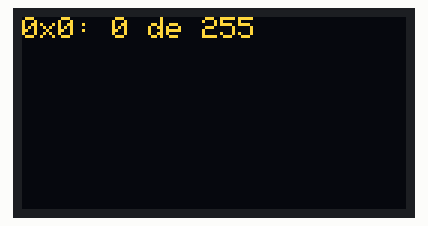
Recording of a sketch running on a simulated ESP32. On the bench: 128×64 one-colour display. The OLED is the two-colour kind (top 16 rows yellow).

Above: at 0.19 s.
At 3.57 s:
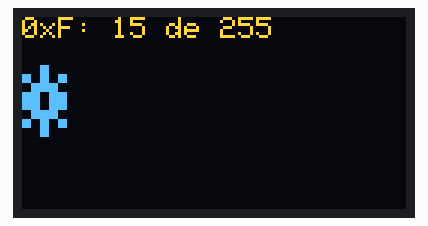
At 9.89 s:
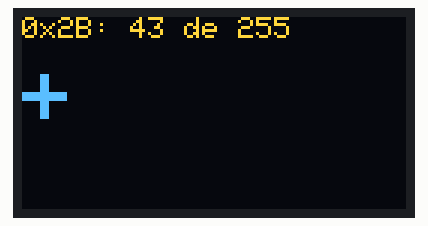
At 19.82 s:
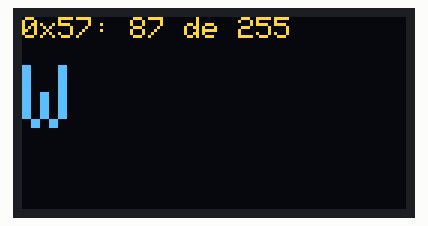
At 29.74 s:
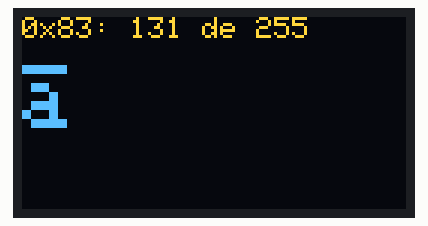
At 39.67 s:
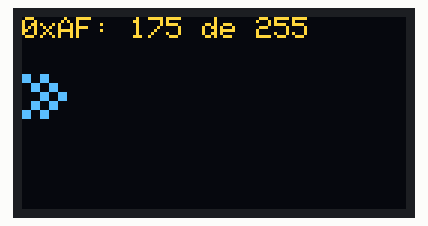

The sketch:

OLED_Code_Page_437_erronea.ino
```cpp
/******************************************************************************
                    Cotação do Dólar em Tempo Real com ESP32
  Sketch Auxiliar: Exemplo de Impressão de caracteres Code page 437 no display OLED

                          Criado em 03 de Junho de 2022
                                por Michel Galvão


  Blog Eletrogate - Veja este e outros projetos e tutoriais no blog Eletrogate
                            https://blog.eletrogate.com/

  Eletrogate - Loja de Arduino \\ Robótica \\ Automação \\ Apostilas \\ Kits
                            https://www.eletrogate.com/
******************************************************************************/

// Inclusão da(s) biblioteca(s)
#include <Wire.h>             // Biblioteca nativa do ESP32
#include <Adafruit_SSD1306.h> // Necessária Instalação

#define SCREEN_WIDTH 128 // Largura da tela OLED, em pixels
#define SCREEN_HEIGHT 64 // Altura da tela OLED, em pixels

#define OLED_RESET     -1 // Pino de Reset (ou -1 se compartilhar o pino de reset do Arduino)

#define SCREEN_ADDRESS 0x3C // Endereço I2C: 0x3D para 128x64 ou 0x3C para 128x32

Adafruit_SSD1306 display(SCREEN_WIDTH, SCREEN_HEIGHT, &Wire, OLED_RESET); // objeto para
//                                                              controle do display OLED.

void setup() {

  if (!display.begin(SSD1306_SWITCHCAPVCC, SCREEN_ADDRESS)) // Inicializa o display
  {
    Serial.println("Falha na alocação de SSD1306");
    for (;;); // Não prossiga, faça um loop para sempre
  }

  display.clearDisplay(); // Limpa a tela
  display.setTextColor(SSD1306_WHITE); // define a cor dos objetos
  //                                        (texto, linhas, círculos, etc.) do
  //                                        display para a cor branca equivalente
  //                                        do display (azul).
  display.display(); // Atualiza a tela

  display.cp437(false); // define se usa a versão corrigida de caracteres Code
  //                        Page 437 ou não. true para versão corrigida, false
  //                        para versão errônea.

  for (int c = 0; c <= 0xFF; c++) // Estrutura de repetição para mostrar todos
    //                                 os caracteres Code Page 437.
  {
    display.clearDisplay(); // Limpa a tela
    display.setCursor(0, 0); // configura o cursor para ir na coluna 0 e linha 0
    display.setTextSize(1); // multiplica a escala do texto por 1

    // escreve no display o endereço atual do caractere mostrado
    display.print("0x");
    display.print(c, HEX);
    display.print(": ");

    // escreve no display a quantidade de caracteres já mostrado e o total de
    //  caracteres.
    display.print(int(c));
    display.print(" de ");
    display.print(int(0xFF));

    display.setTextSize(3); // multiplica a escala do texto por 3
    display.setCursor(0, 16); // configura o cursor para ir na coluna 0 e linha 16
    display.write(char(c)); // escreve o caractere Code Page 437
    display.display(); // Atualiza a tela
    delay(200); // pausa de 200 milissegundos
  }

  display.clearDisplay(); // Limpa a tela
  display.setCursor(0, 16); // configura o cursor para ir na coluna 0 e linha 16
  display.setTextSize(3); // multiplica a escala do texto por 3
  display.println("FIM");
  display.display(); // Atualiza a tela

  while (1); // entra em um laço de repetição infinito
}

void loop() {}
```
